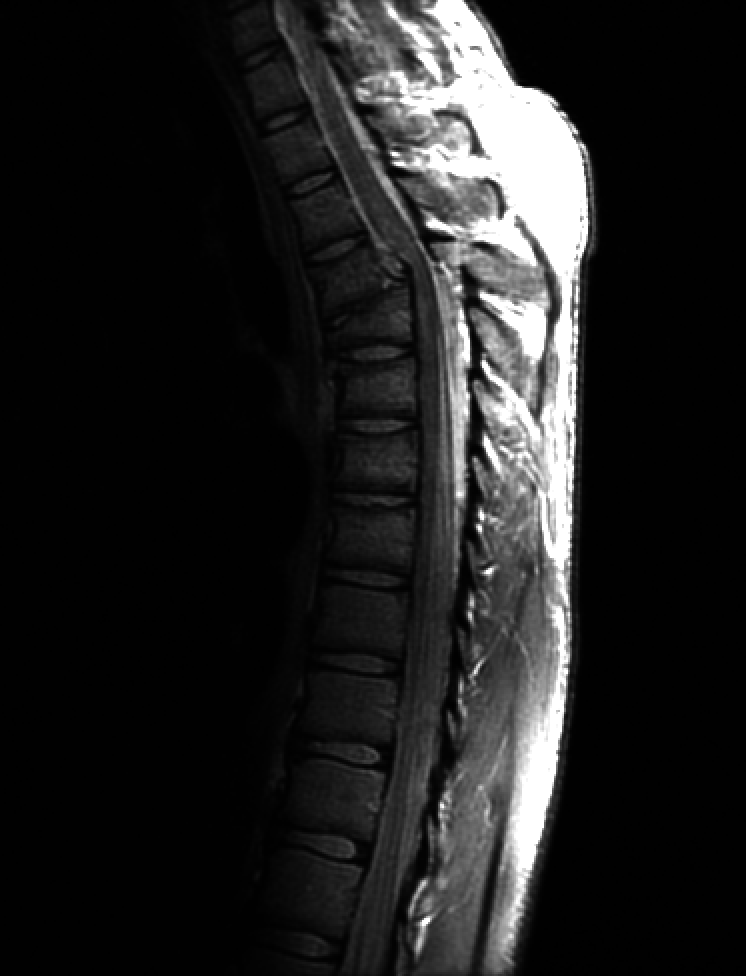
#> input picture AssignmentTwo/lab2_images/fractured_spine.tif, 746 x 976 px
$ python 1.py 5 1.0 1.0
#> lines starting #> are read from the running program, lines starting #| are printed output that depends on the picture; after the words box and inside, x2 and y2 are one past the last pixel; in counts of white or black regions, pixels touching at a corner belong together
import sys
import cv2
import numpy as np
import math

# For the attached image ‘spine.tiff’, enhance it using
# (a) The log transformation and (b) A power-law transformation
# In (a) the only free parameter is c, but in (b) there are two parameters, c and r for which
# values have to be selected. By experimentation, obtain the best visual enhancement
# possible with the methods in (a) and (b). Once (according to your judgment) you have the
# best visual result for each transformation, explain the reasons for the major differences
# between them.


def enhance_image(orig, transformation_type):
    arr = np.ndarray(img.shape, dtype=np.uint8)

    if transformation_type == 0:
        c = float(sys.argv[2])
        for i in range(orig.shape[0]):
            for j in range(orig.shape[1]):
                arr[i][j] = int(255 * c * math.log((1 + float(orig[i][j]) / 255), math.e))
    elif transformation_type == 1:
        c = float(sys.argv[2])
        r = float(sys.argv[3])
        for i in range(orig.shape[0]):
            for j in range(orig.shape[1]):
                arr[i][j] = int(255 * c * math.pow(float(orig[i][j] / 255), r))
    return arr


img = cv2.imread('lab2_images/fractured_spine.tif', cv2.IMREAD_GRAYSCALE)
#> img is the input picture: shape (976, 746); min 0, max 255, mean 32.6
cv2.imshow("Original", img)
transformation = int(sys.argv[1])
enhanced_image = enhance_image(img, transformation)
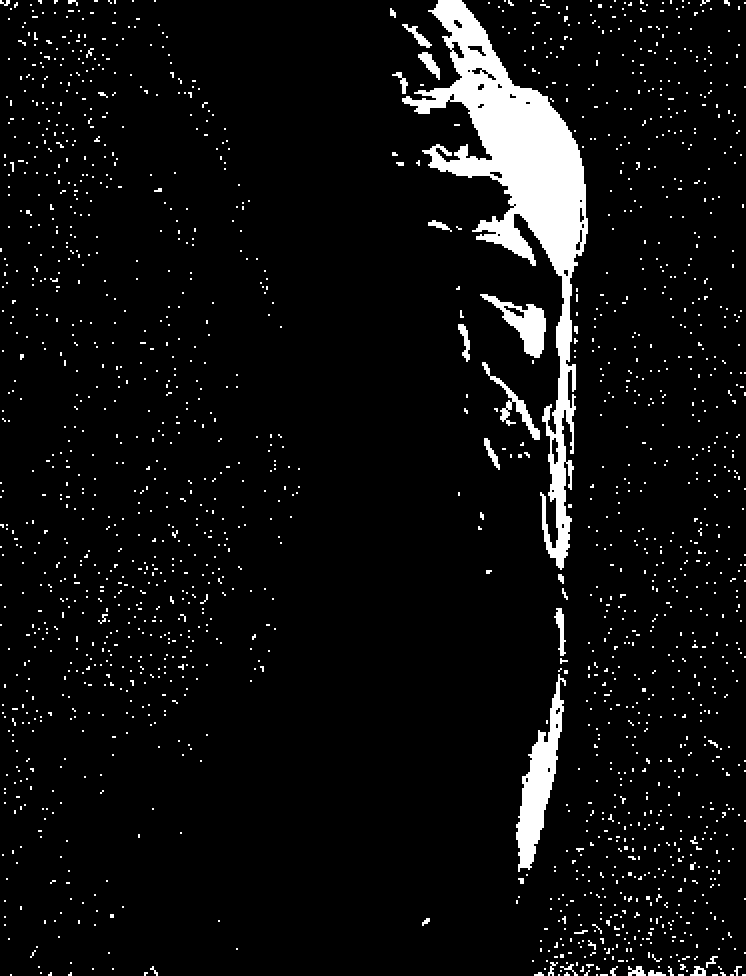
#> enhanced_image: shape (976, 746); values 0 (black) and 1 (white), 5.9% white; 1764 white regions (1688 under 20 px), largest, box (x1, y1, x2, y2) and area: (402, 0, 588, 570) 24464, (516, 674, 566, 872) 3688, (480, 294, 546, 358) 1552

cv2.imshow("Enhanced", enhanced_image)
cv2.waitKey(10000)
cv2.destroyAllWindows()

$ run again, with AssignmentTwo/lab2_images/skeleton.tif copied over AssignmentTwo/lab2_images/fractured_spine.tif
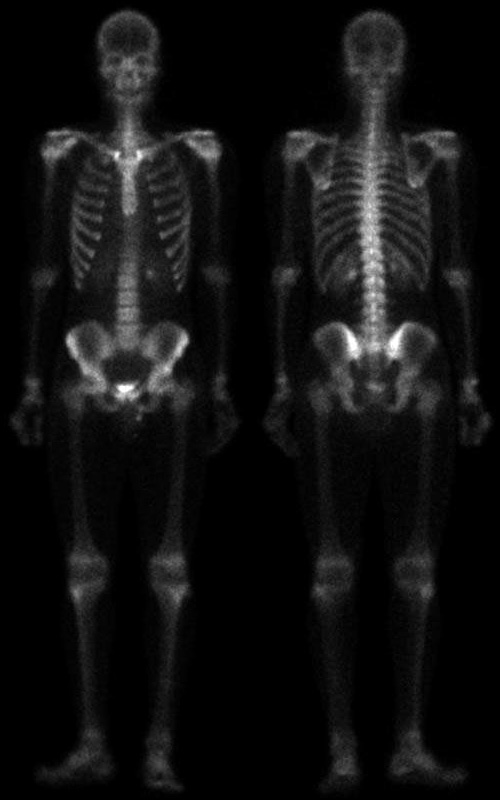
#> input picture AssignmentTwo/lab2_images/skeleton.tif, 500 x 800 px
#> img is the input picture: shape (800, 500); min 0, max 255, mean 17.2
#> `enhanced_image = enhance_image(img, transformation)`:
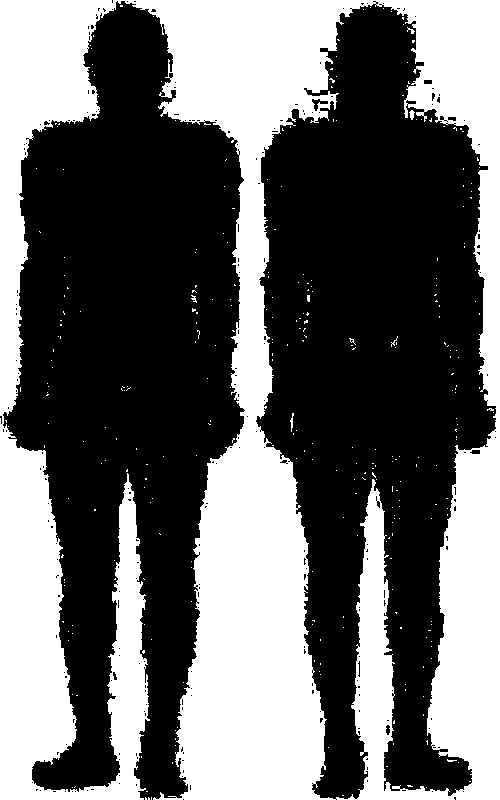
#> enhanced_image: shape (800, 500); values 0 (black) and 1 (white), 41.2% white; 313 white regions (307 under 20 px), largest, box (x1, y1, x2, y2) and area: (0, 0, 500, 800) 164077, (409, 110, 415, 120) 36, (290, 413, 294, 432) 34, (407, 27, 415, 34) 23, (191, 295, 197, 303) 22, (307, 295, 310, 302) 20
